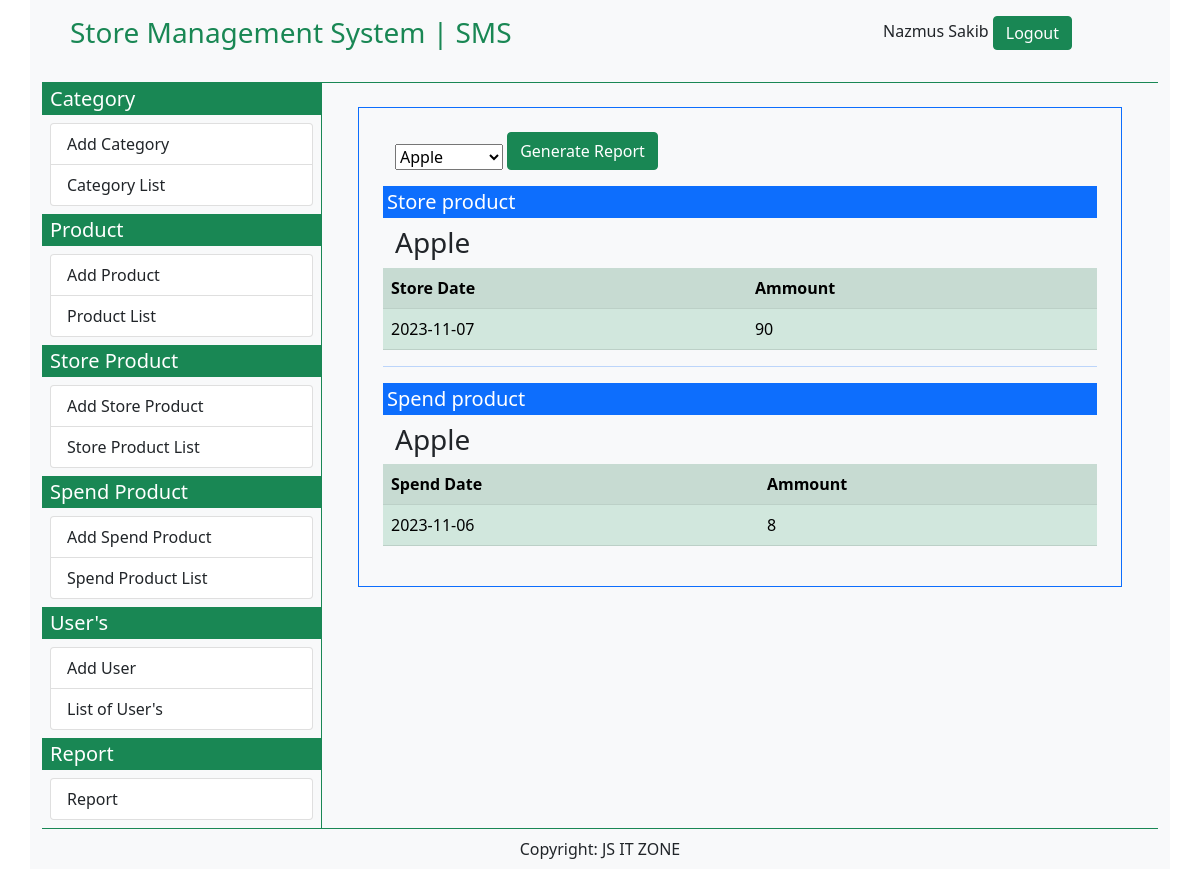
The page /report.php?product_name=1 (signed in) on the database its author committed.
### tables this page shows
CREATE TABLE `store_product` (
  `store_product_id` int(11) NOT NULL,
  `store_product_name` int(10) NOT NULL,
  `store_product_quentity` int(11) NOT NULL,
  `store_product_entry_date` varchar(10) NOT NULL
);

CREATE TABLE `spend_product` (
  `spend_product_id` int(11) NOT NULL,
  `spend_product_name` int(11) NOT NULL,
  `spend_product_quentity` int(11) NOT NULL,
  `spend_product_entry_date` varchar(10) NOT NULL
);

### report.php (the view, shortened to what this page needs)
<?php
  require('connection.php');
  $user_first_name =  $_SESSION['user_first_name'];
  $user_last_name = $_SESSION['user_last_name'];
  if(!empty($user_first_name && $user_last_name)){
    $sql3= "SELECT * FROM product";
    $query3 = $conn->query($sql3);
    $data_list = array();
    while($data3 = mysqli_fetch_assoc($query3)){
    $product_id = $data3['product_id'];
    $product_name = $data3['product_name'];
    $data_list[$product_id ]= $product_name;
    }
?>
<!DOCTYPE html>
<html lang="en">
<head>
    <link href="https://cdn.jsdelivr.net/npm/bootstrap@5.0.2/dist/css/bootstrap.min.css" rel="stylesheet">
    <link rel="stylesheet" href="https://cdnjs.cloudflare.com/ajax/libs/font-awesome/6.4.2/css/all.min.css" />
</head>
<body>
<div class="container bg-light">
  <div class="container-fluid border-bottom border-success table-hover">
      <?php include('topbar.php'); ?>
  </div>
  <div class="container-fluid">
    <div class="row">
      <div class="col-sm-3 bg-light p-0 m-0">
          <?php include('leftbar.php'); ?>
      </div>
      <div class="col-sm-9 border-start border-success">
      <div class="row m-4 p-4 border border-primary">
      <form action="<?php $_SERVER['PHP_SELF']; ?>" method="GET">
    <select name="product_name">
        <?php
            $sql = "SELECT * FROM product";
            $query = $conn->query($sql);
            while($data = mysqli_fetch_assoc($query)){
            $product_id = $data['product_id'];
            $product_name = $data['product_name'];
        ?>
            <option value="<?php echo $product_id; ?>">
                    <?php echo $product_name;  ?>
            </option>
            <?php  } ?>
        </select>
        <input type="submit" value="Generate Report" class="btn btn-success mb-3">
    </form>
    <h5 class="bg-primary text-white p-1"> Store product </h5>
    <?php
        if(isset($_GET['product_name'])){
             $product_name = $_GET['product_name'];
             $sql1 = "SELECT * FROM store_product WHERE store_product_name = '$product_name' ";
             $query1 = $conn->query($sql1);
             while($data1 = mysqli_fetch_array($query1)){
                $store_product_name         = $data1['store_product_name'];
                $store_product_quentity     = $data1['store_product_quentity'];
                $store_product_entry_date	 = $data1['store_product_entry_date'];
                echo "<h3> $data_list[$store_product_name] </h3>";
                echo "<table class='table table-success table-striped table-hover'>
                <tr>
                    <th>Store Date</th>
                    <th>Ammount</th>
                </tr>";
                echo "<tr>
                    <td>$store_product_entry_date</td>
                    <td>$store_product_quentity</td>
                </tr>";
                echo "</table>";
             }
        }
    ?>
   <hr class="border-bottom border-primary">
    <h5 class="bg-primary text-white p-1"> Spend product </h5>
    <?php
        if(isset($_GET['product_name'])){
             $product_name = $_GET['product_name'];
             $sql4 = "SELECT * FROM spend_product WHERE spend_product_name = '$product_name' ";
             $query4 = $conn->query($sql4);
             while($data4 = mysqli_fetch_array($query4)){
                $spend_product_name         = $data4['spend_product_name'];
                $spend_product_quentity     = $data4['spend_product_quentity'];
                $spend_product_entry_date	 = $data4['spend_product_entry_date'];
                echo "<h3> $data_list[$spend_product_name] </h3>";
                echo "<table class='table table-success table-striped table-hover'>
                <tr>
                    <th>Spend Date</th>
                    <th>Ammount</th>
                </tr>";
                echo "<tr>
                    <td>$spend_product_entry_date</td>
                    <td>$spend_product_quentity</td>
                </tr>";
                echo "</table>";
             }
        }
    ?>
      </div>
      </div>
    </div>
  </div>
  <div class="container-fluid border-top border-success">
    <?php include('bottombar.php'); ?>
  </div>
</div>
</body>
</html>
<?php
}
else{
  header('location:login.php');
}
?>

### rows shown on the page
store_product: store_product_name "Apple", store_product_entry_date "2023-11-07", store_product_quentity "90"
spend_product: spend_product_name "Apple", spend_product_entry_date "2023-11-06", spend_product_quentity "8"

### other values the page prints
$user_first_name "Nazmus"
$user_last_name "Sakib"
form field product_name "Apple"
